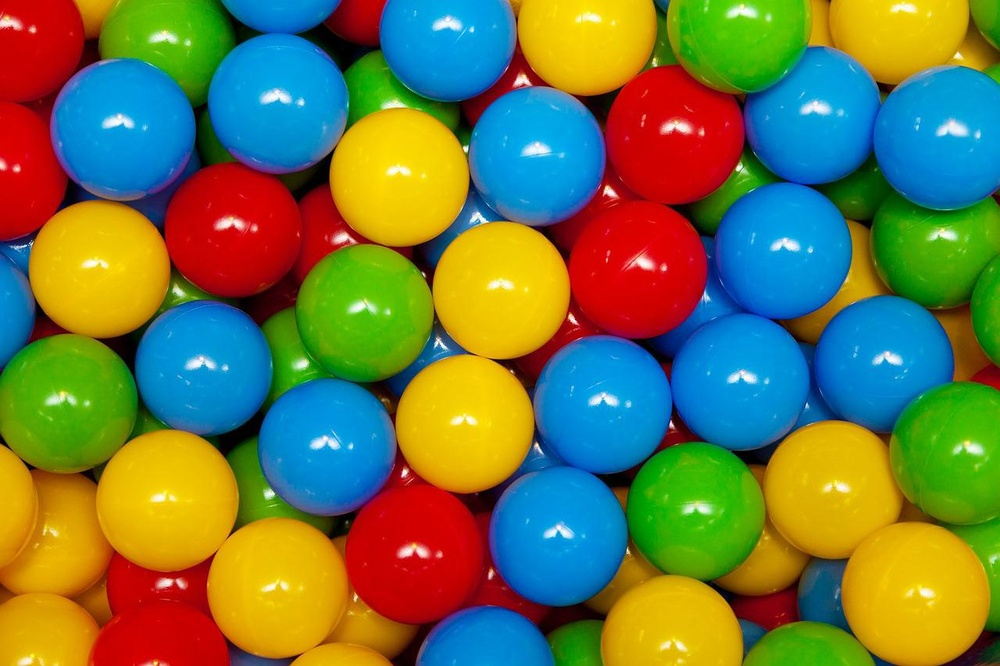
#> input picture ball_mix.jpg, 1000 x 666 px, shrunk from 1280 x 853 before the run
$ python 'color detect object.py'
#> lines starting #> are read from the running program, lines starting #| are printed output that depends on the picture
import cv2
import numpy as np

while (True):
    img = cv2.imread("ball_mix.jpg")
#> img is the input picture: shape (666, 1000, 3); mean B, G, R 69.4, 120.3, 109.4

    # kept color range /// np.array([B,G,R])
    lowwer = np.array([5, 111, 10])
    upper  = np.array([124, 255, 133])
    mask = cv2.inRange(img, lowwer, upper)
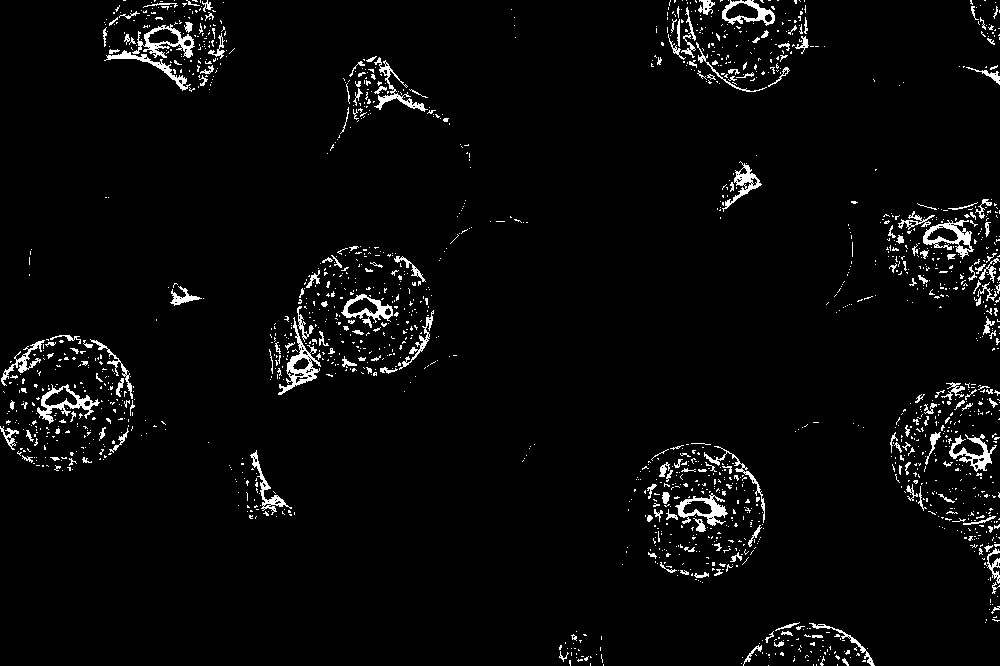
#> mask: shape (666, 1000); 3.5% white in thin lines or dots
    result = cv2.bitwise_and(img, img, mask = mask)
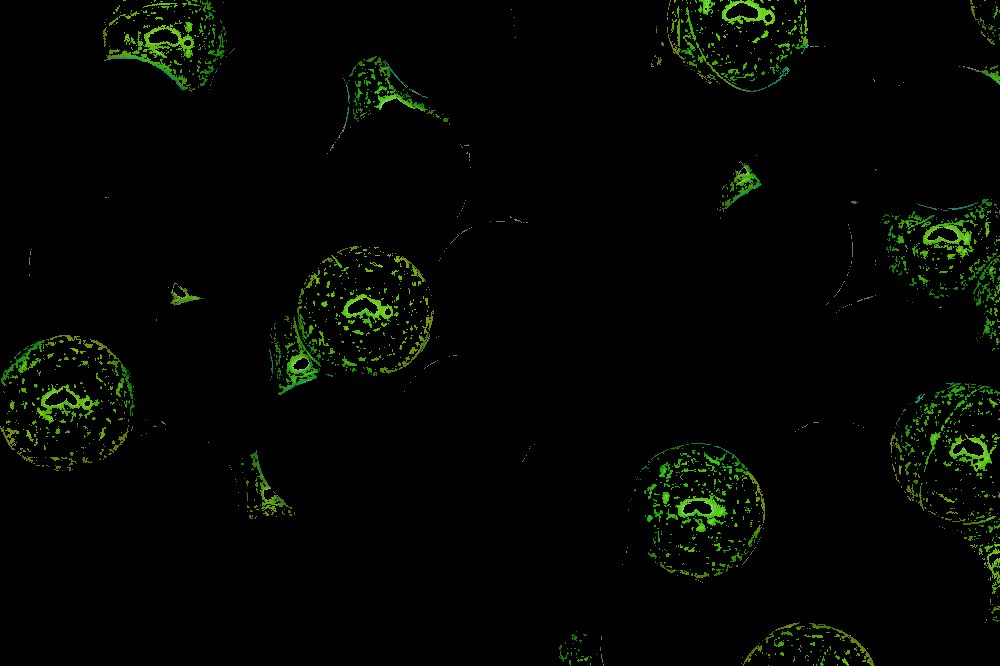
#> result: shape (666, 1000, 3); mean B, G, R 0.6, 5.7, 2.5

    if cv2.waitKey(1) & 0xFF == ord('q'):
#> (key q is pressed here)
        break

    cv2.imshow("original", img)
    cv2.imshow("mask", mask)
    cv2.imshow("bitwise", result)

cv2.destroyAllWindows()
